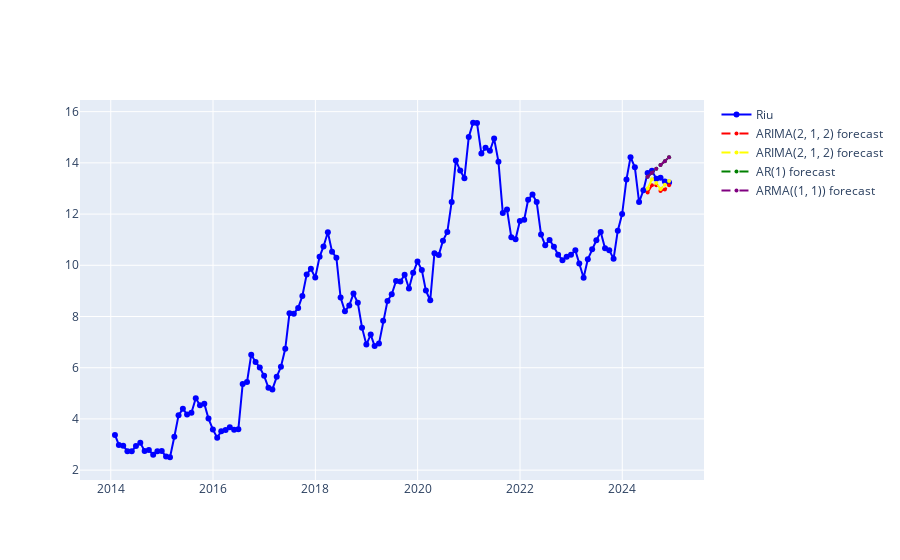

The cell this chart's notebook holds for it:
### Code cell
trace_riu = go.Scatter(
    x=df.index,
    y=df["Adj Close"],
    mode="lines+markers",
    line=dict(color="blue"),
    name="Riu"
)

ARIMA1_forecast = go.Scatter(
    x=forecast_index,
    y=arima1_preds,
    line=dict(color='red', dash='dash'),
    mode="lines+markers",
    marker=dict(symbol='circle', size=4),
    name=f"ARIMA{arima1.order} forecast"
)

ARIMA2_forecast = go.Scatter(
    x=forecast_index,
    y=arima2_preds,
    line=dict(color='yellow', dash='dash'),
    mode="lines+markers",
    marker=dict(symbol='circle', size=4),
    name=f"ARIMA{arima2.order} forecast"
)

AR1_forecast = go.Scatter(
    x=forecast_index,
    y=AR1_reverted_preds,
    line=dict(color='green', dash='dash'),
    mode="lines+markers",
    marker=dict(symbol='circle', size=4),
    name=f"AR({AR1.order[0]}) forecast"

)

ARMA1_forecast = go.Scatter(
    x=forecast_index,
    y=AR1_reverted_preds,
    line=dict(color='purple', dash='dash'),
    mode="lines+markers",
    marker=dict(symbol='circle', size=4),
    name=f"ARMA({ARMA1.order[0] , ARMA1.order[2]}) forecast"

)



layout = go.Layout(
    title="Riu vs Forecasted Data",
    xaxis=dict(title="Time"),
    yaxis=dict(title="Value"),
    showlegend=True, 
)



fig = go.Figure(data=[trace_riu, ARIMA1_forecast, ARIMA2_forecast, AR1_forecast, ARMA1_forecast])
fig.show()

### Figure 1 — Plotly figure (JSON) as saved in the notebook; plotly's stock layout.template omitted (floating-point values rounded to 4 significant figures; data arrays with more than 128 entries replaced by an {"elided": "..."} marker saying what was removed)
{"data": [{"line": {"color": "blue"}, "mode": "lines+markers", "name": "Riu", "type": "scatter", "x": {"elided": "131 str values"}, "y": {"elided": "131 float values"}}, {"line": {"color": "red", "dash": "dash"}, "marker": {"size": 4, "symbol": "circle"}, "mode": "lines+markers", "name": "ARIMA(2, 1, 2) forecast", "type": "scatter", "x": ["2024-06-30T00:00:00+00:00", "2024-07-31T00:00:00+00:00", "2024-08-31T00:00:00+00:00", "2024-09-30T00:00:00+00:00", "2024-10-31T00:00:00+00:00", "2024-11-30T00:00:00+00:00"], "y": [12.85, 13.13, 13.13, 12.91, 12.96, 13.12]}, {"line": {"color": "yellow", "dash": "dash"}, "marker": {"size": 4, "symbol": "circle"}, "mode": "lines+markers", "name": "ARIMA(2, 1, 2) forecast", "type": "scatter", "x": ["2024-06-30T00:00:00+00:00", "2024-07-31T00:00:00+00:00", "2024-08-31T00:00:00+00:00", "2024-09-30T00:00:00+00:00", "2024-10-31T00:00:00+00:00", "2024-11-30T00:00:00+00:00"], "y": [13.0, 13.36, 13.22, 12.98, 13.14, 13.29]}, {"line": {"color": "green", "dash": "dash"}, "marker": {"size": 4, "symbol": "circle"}, "mode": "lines+markers", "name": "AR(1) forecast", "type": "scatter", "x": ["2024-06-30T00:00:00+00:00", "2024-07-31T00:00:00+00:00", "2024-08-31T00:00:00+00:00", "2024-09-30T00:00:00+00:00", "2024-10-31T00:00:00+00:00", "2024-11-30T00:00:00+00:00"], "y": [13.45, 13.62, 13.77, 13.92, 14.07, 14.22]}, {"line": {"color": "purple", "dash": "dash"}, "marker": {"size": 4, "symbol": "circle"}, "mode": "lines+markers", "name": "ARMA((1, 1)) forecast", "type": "scatter", "x": ["2024-06-30T00:00:00+00:00", "2024-07-31T00:00:00+00:00", "2024-08-31T00:00:00+00:00", "2024-09-30T00:00:00+00:00", "2024-10-31T00:00:00+00:00", "2024-11-30T00:00:00+00:00"], "y": [13.45, 13.62, 13.77, 13.92, 14.07, 14.22]}], "layout": {}}
